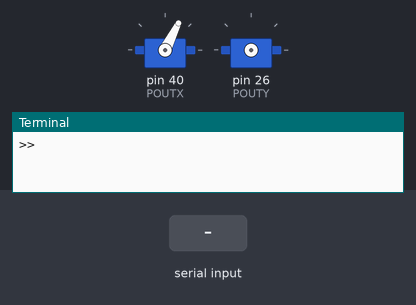
Bench run of a program on a simulated Raspberry Pi (header pin numbers). On the bench: 2 × servo, the last lines printed to the terminal. Inputs (shaded band) come from the test bench. Servo angles are drawn from the pulse width (0.5 ms = 0°, 2.5 ms = 180°).

Above: at 1.6 s.
1.7 s: "j" typed at the terminal
At 2.9 s:
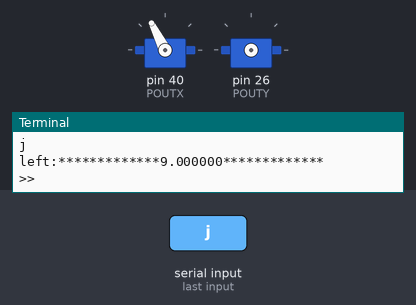
3.2 s: "J" typed at the terminal
At 4.2 s:
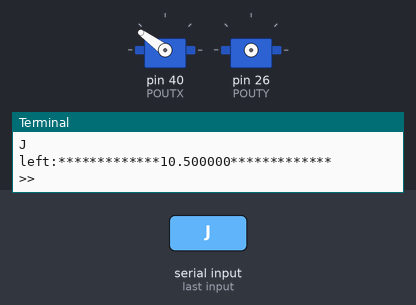
4.7 s: "k" typed at the terminal
6.2 s: "l" typed at the terminal
At 6.5 s:
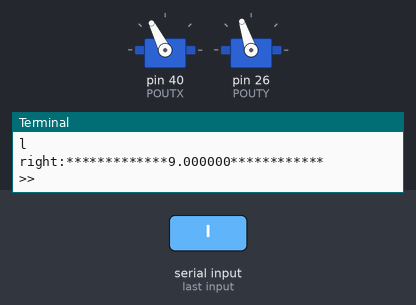
7.7 s: "L" typed at the terminal
At 8.9 s:
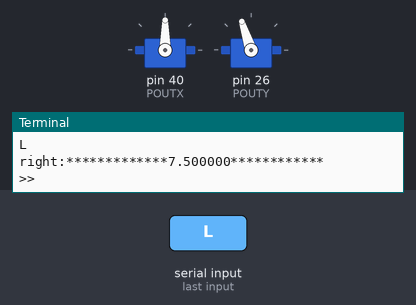
9.2 s: "K" typed at the terminal
At 10.0 s:
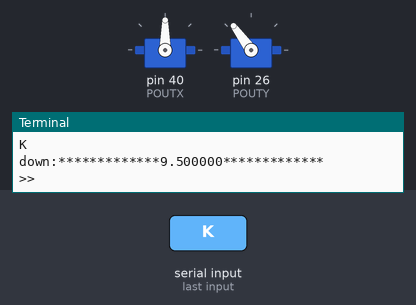
Timing chart, 0 to 11.7 s (numbered marks = the images above; inputs shaded):
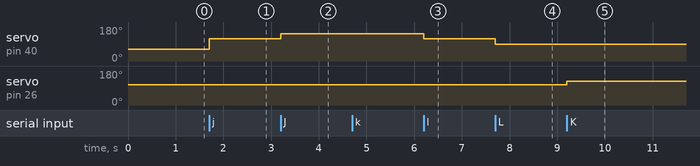

Measured:
- after the input at 1.7 s, servo on pin 40 (POUTX): 63° → 117° at once
- after the input at 3.2 s, servo on pin 40 (POUTX): 117° → 144° at once
- after the input at 6.2 s, servo on pin 40 (POUTX): 144° → 117° at once
- after the input at 7.7 s, servo on pin 40 (POUTX): 117° → 90° at once
- after the input at 9.2 s, servo on pin 26 (POUTY): 108° → 126° at once

The program:

sg90.py
```python
#!/usr/bin/python
#coding:utf-8
import RPi.GPIO as GPIO
import time
POUTX = 40
POUTY = 26
DC_SET = 1.5
DC_SETY = 1
GPIO.setwarnings(False)
class SG90:
	def __init__(self):
		self.dc_x = 7.5
		self.dc_y = 7.5
		GPIO.setmode(GPIO.BOARD)
		GPIO.setup(POUTX,GPIO.OUT)
		GPIO.setup(POUTY,GPIO.OUT)
		self.pwm_x = GPIO.PWM(POUTX,50)
		self.pwm_x.start(0)
		self.pwm_x.ChangeDutyCycle(6)
		time.sleep(0.2)
		self.pwm_x.ChangeDutyCycle(0)

		self.pwm_y = GPIO.PWM(POUTY,50)
		self.pwm_y.start(0)
		self.pwm_y.ChangeDutyCycle(0.5)
		time.sleep(0.2)
		self.pwm_y.ChangeDutyCycle(0)

	def up(self):
		if self.dc_y > 1:
			self.dc_y -= DC_SETY
			self.pwm_y.ChangeDutyCycle(self.dc_y)
			time.sleep(0.2)
			self.pwm_y.ChangeDutyCycle(0)
		else:
			self.pwm_y.ChangeDutyCycle(0)
		print ("up:*************%f************" % self.dc_y)

	def down(self):
		if self.dc_y < 12:
			self.dc_y += DC_SETY
			self.pwm_y.ChangeDutyCycle(self.dc_y)
			time.sleep(0.2)
			self.pwm_y.ChangeDutyCycle(0)
		else:
			self.pwm_y.ChangeDutyCycle(0)
		print ("down:*************%f*************" % self.dc_y)

	def left(self):
		if self.dc_x < 11:
			self.dc_x += DC_SET
			self.pwm_x.ChangeDutyCycle(self.dc_x)
			time.sleep(0.2)
			self.pwm_x.ChangeDutyCycle(0)
		else:
			self.pwm_x.ChangeDutyCycle(0)
		print ("left:*************%f*************" % self.dc_x)

	def right(self):
		if self.dc_x > 1.5:
			self.dc_x -= DC_SET
			self.pwm_x.ChangeDutyCycle(self.dc_x)
			time.sleep(0.2)
			self.pwm_x.ChangeDutyCycle(0)
		else:
			self.pwm_x.ChangeDutyCycle(0)
		print ("right:*************%f************" % self.dc_x)

	def commend(self,cmd):
		try:
			if(cmd == 'j' or cmd == 'J'): # j
				self.left()
			elif(cmd == 'l' or cmd == 'L'): # l
				self.right()
			elif(cmd == 'k' or cmd == 'K'): # k
				self.down()
			elif(cmd == 'i' or cmd == 'I'):  # i
				self.up()
		except KeyboardInterrupt:
			pass
			pwm_x.stop()
			pwm_y.stop()
			GPIO.cleanup()

if __name__ == "__main__":
	try:
		t = SG90()
		while True:
			ch = raw_input(">>")
			t.commend(ch)
	except KeyboardInterrupt:
		pass
		GPIO.cleanup()
```
